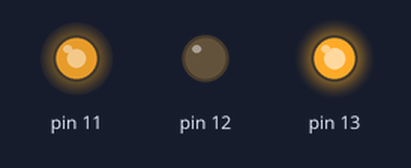
A sketch run on a simulated Arduino Uno, built with avr-gcc and run on an emulated ATmega328P. On the bench: output pins drawn as LEDs (lit = HIGH).

Above: at 0.05 s.
At 3.95 s:
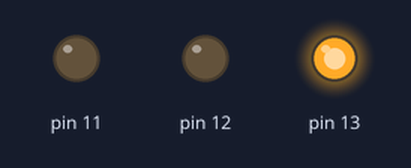
At 5.0 s:
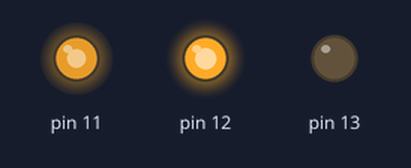
At 7.95 s:
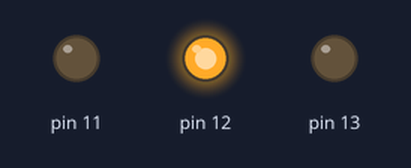
Timing chart, 0 to 10.4 s (numbered marks = the images above):
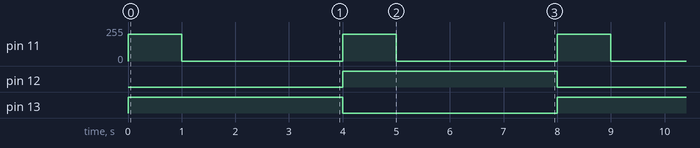

Measured:
- by itself, pin 11: alternates 200/255 for 1.0 s and 0/255 for 3.0 s
- by itself, pin 12, pin 13: alternates HIGH for 4.0 s and LOW for 4.0 s

The sketch:

tiziu_motor.pde
```cpp
void setup() {
  pinMode(11,OUTPUT);
  pinMode(12,OUTPUT);
  pinMode(13,OUTPUT);
}

void loop() {
  digitalWrite(12, 0);
  digitalWrite(13, 1);
  analogWrite(11,200);
  delay(1000);
  analogWrite(11,0);
  delay(3000);
  digitalWrite(12, 1);
  digitalWrite(13, 0);
  analogWrite(11,200);
  delay(1000);
  analogWrite(11,0);
  delay(3000);
}
```
